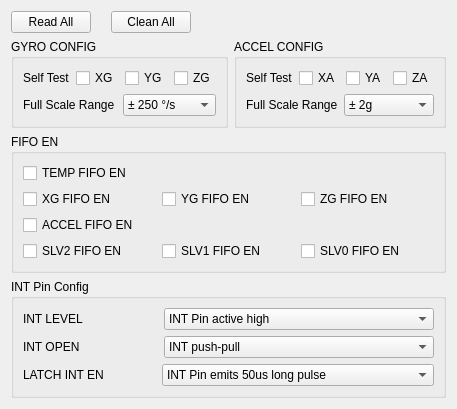
          <widget class="QWidget" name="MPU6050_Page">
           <layout class="QVBoxLayout" name="verticalLayout_15">
            <item>
             <layout class="QHBoxLayout" name="horizontalLayout_24">
              <property name="spacing">
               <number>20</number>
              </property>
              <item>
               <widget class="QPushButton" name="pushButton_REG_READ_ALL_MPU6050">
                <property name="text">
                 <string>Read All</string>
                </property>
               </widget>
              </item>
              <item>
               <widget class="QPushButton" name="pushButton">
                <property name="text">
                 <string>Clean All</string>
                </property>
               </widget>
              </item>
              <item>
               <spacer name="horizontalSpacer_8">
                <property name="orientation">
                 <enum>Qt::Horizontal</enum>
                </property>
                <property name="sizeHint" stdset="0">
                 <size>
                  <width>40</width>
                  <height>20</height>
                 </size>
                </property>
               </spacer>
              </item>
             </layout>
            </item>
            <item>
             <layout class="QVBoxLayout" name="verticalLayout_14">
              <item>
               <layout class="QHBoxLayout" name="horizontalLayout_20">
                <item>
                 <widget class="QGroupBox" name="groupBox_GYRO_CONFIG">
                  <property name="title">
                   <string>GYRO CONFIG</string>
                  </property>
                  <layout class="QVBoxLayout" name="verticalLayout_8">
                   <item>
                    <layout class="QHBoxLayout" name="horizontalLayout_13" stretch="3,1,1,1">
                     <item>
                      <widget class="QLabel" name="label_SelfTest_GYRO">
                       <property name="text">
                        <string>Self Test</string>
                       </property>
                      </widget>
                     </item>
                     <item>
                      <widget class="QCheckBox" name="checkBox_XG_SelfTest">
                       <property name="text">
                        <string>XG</string>
                       </property>
                      </widget>
                     </item>
                     <item>
                      <widget class="QCheckBox" name="checkBox_YG_SelfTest">
                       <property name="text">
                        <string>YG</string>
                       </property>
                      </widget>
                     </item>
                     <item>
                      <widget class="QCheckBox" name="checkBox_ZG_SelfTest">
                       <property name="text">
                        <string>ZG</string>
                       </property>
                      </widget>
                     </item>
                    </layout>
                   </item>
                   <item>
                    <layout class="QHBoxLayout" name="horizontalLayout_14" stretch="1,1">
                     <item>
                      <widget class="QLabel" name="label_FullScaleRange_GYRO">
                       <property name="text">
                        <string>Full Scale Range</string>
                       </property>
                      </widget>
                     </item>
                     <item>
                      <widget class="QComboBox" name="comboBox_FullScaleRange_GYRO">
                       <item>
                        <property name="text">
                         <string>± 250 °/s</string>
                        </property>
                       </item>
                       <item>
                        <property name="text">
                         <string>± 500 °/s</string>
                        </property>
                       </item>
                       <item>
                        <property name="text">
                         <string>± 1000 °/s</string>
                        </property>
                       </item>
                       <item>
                        <property name="text">
                         <string>± 2000 °/s</string>
                        </property>
                       </item>
                      </widget>
                     </item>
                    </layout>
                   </item>
                  </layout>
                 </widget>
                </item>
                <item>
                 <widget class="QGroupBox" name="groupBox_ACCEL_CONFIG">
                  <property name="title">
                   <string>ACCEL CONFIG</string>
                  </property>
                  <layout class="QVBoxLayout" name="verticalLayout_9">
                   <item>
                    <layout class="QHBoxLayout" name="horizontalLayout_15" stretch="3,1,1,1">
                     <item>
                      <widget class="QLabel" name="label_SelfTest_ACCEL">
                       <property name="text">
                        <string>Self Test</string>
                       </property>
                      </widget>
                     </item>
                     <item>
                      <widget class="QCheckBox" name="checkBox_XA_SelfTest">
                       <property name="text">
                        <string>XA</string>
                       </property>
                      </widget>
                     </item>
                     <item>
                      <widget class="QCheckBox" name="checkBox_YA_SelfTest">
                       <property name="text">
                        <string>YA</string>
                       </property>
                      </widget>
                     </item>
                     <item>
                      <widget class="QCheckBox" name="checkBox_ZA_SelfTest">
                       <property name="text">
                        <string>ZA</string>
                       </property>
                      </widget>
                     </item>
                    </layout>
                   </item>
                   <item>
                    <layout class="QHBoxLayout" name="horizontalLayout_16" stretch="1,1">
                     <item>
                      <widget class="QLabel" name="label_FullScaleRange_ACCEL">
                       <property name="text">
                        <string>Full Scale Range</string>
                       </property>
                      </widget>
                     </item>
                     <item>
                      <widget class="QComboBox" name="comboBox_FullScaleRange_ACCEL">
                       <item>
                        <property name="text">
                         <string>± 2g</string>
                        </property>
                       </item>
                       <item>
                        <property name="text">
                         <string>± 4g</string>
                        </property>
                       </item>
                       <item>
                        <property name="text">
                         <string>± 8g</string>
                        </property>
                       </item>
                       <item>
                        <property name="text">
                         <string>± 16g</string>
                        </property>
                       </item>
                      </widget>
                     </item>
                    </layout>
                   </item>
                  </layout>
                 </widget>
                </item>
               </layout>
              </item>
              <item>
               <widget class="QGroupBox" name="groupBox_FIFO_EN">
                <property name="title">
                 <string>FIFO EN</string>
                </property>
                <layout class="QVBoxLayout" name="verticalLayout_11" stretch="1,1,1,1">
                 <item>
                  <widget class="QCheckBox" name="checkBox_TEMP_FIFO_EN">
                   <property name="text">
                    <string>TEMP FIFO EN</string>
                   </property>
                  </widget>
                 </item>
                 <item>
                  <layout class="QHBoxLayout" name="horizontalLayout_18" stretch="1,1,1">
                   <item>
                    <widget class="QCheckBox" name="checkBox_XG_FIFO_EN">
                     <property name="text">
                      <string>XG FIFO EN</string>
                     </property>
                    </widget>
                   </item>
                   <item>
                    <widget class="QCheckBox" name="checkBox_YG_FIFO_EN">
                     <property name="text">
                      <string>YG FIFO EN</string>
                     </property>
                    </widget>
                   </item>
                   <item>
                    <widget class="QCheckBox" name="checkBox_ZG_FIFO_EN">
                     <property name="text">
                      <string>ZG FIFO EN</string>
                     </property>
                    </widget>
                   </item>
                  </layout>
                 </item>
                 <item>
                  <widget class="QCheckBox" name="checkBox_ACCEL_FIFO_EN">
                   <property name="text">
                    <string>ACCEL FIFO EN</string>
                   </property>
                  </widget>
                 </item>
                 <item>
                  <layout class="QHBoxLayout" name="horizontalLayout_19" stretch="1,1,1">
                   <item>
                    <widget class="QCheckBox" name="checkBox_SLV2_FIFO_EN">
                     <property name="text">
                      <string>SLV2 FIFO EN</string>
                     </property>
                    </widget>
                   </item>
                   <item>
                    <widget class="QCheckBox" name="checkBox_SLV1_FIFO_EN">
                     <property name="text">
                      <string>SLV1 FIFO EN</string>
                     </property>
                    </widget>
                   </item>
                   <item>
                    <widget class="QCheckBox" name="checkBox_SLV0_FIFO_EN">
                     <property name="text">
                      <string>SLV0 FIFO EN</string>
                     </property>
                    </widget>
                   </item>
                  </layout>
                 </item>
                </layout>
               </widget>
              </item>
              <item>
               <widget class="QGroupBox" name="groupBox_2">
                <property name="title">
                 <string>INT Pin Config</string>
                </property>
                <layout class="QVBoxLayout" name="verticalLayout_13">
                 <item>
                  <layout class="QVBoxLayout" name="verticalLayout_12">
                   <item>
                    <layout class="QHBoxLayout" name="horizontalLayout_21" stretch="1,2">
                     <item>
                      <widget class="QLabel" name="label_INT_LEVEL">
                       <property name="text">
                        <string>INT LEVEL</string>
                       </property>
                      </widget>
                     </item>
                     <item>
                      <widget class="QComboBox" name="comboBox_INT_LEVEL">
                       <item>
                        <property name="text">
                         <string>INT Pin active high</string>
                        </property>
                       </item>
                       <item>
                        <property name="text">
                         <string>INT Pin active low</string>
                        </property>
                       </item>
                      </widget>
                     </item>
                    </layout>
                   </item>
                   <item>
                    <layout class="QHBoxLayout" name="horizontalLayout_22" stretch="1,2">
                     <item>
                      <widget class="QLabel" name="label_INT_OPEN">
                       <property name="text">
                        <string>INT OPEN</string>
                       </property>
                      </widget>
                     </item>
                     <item>
                      <widget class="QComboBox" name="comboBox_INT_OPEN">
                       <item>
                        <property name="text">
                         <string>INT push-pull</string>
                        </property>
                       </item>
                       <item>
                        <property name="text">
                         <string>INT open drain</string>
                        </property>
                       </item>
                      </widget>
                     </item>
                    </layout>
                   </item>
                   <item>
                    <layout class="QHBoxLayout" name="horizontalLayout_23" stretch="1,2">
                     <item>
                      <widget class="QLabel" name="label_LATCH_INT_EN">
                       <property name="text">
                        <string>LATCH INT EN</string>
                       </property>
                      </widget>
                     </item>
                     <item>
                      <widget class="QComboBox" name="comboBox_LATCH_INT_EN">
                       <item>
                        <property name="text">
                         <string>INT Pin emits 50us long pulse</string>
                        </property>
                       </item>
                       <item>
                        <property name="text">
                         <string>INT Pin held high until the interrupt is cleared</string>
                        </property>
                       </item>
                      </widget>
                     </item>
                    </layout>
                   </item>
                  </layout>
                 </item>
                </layout>
               </widget>
              </item>
             </layout>
            </item>
           </layout>
          </widget>
